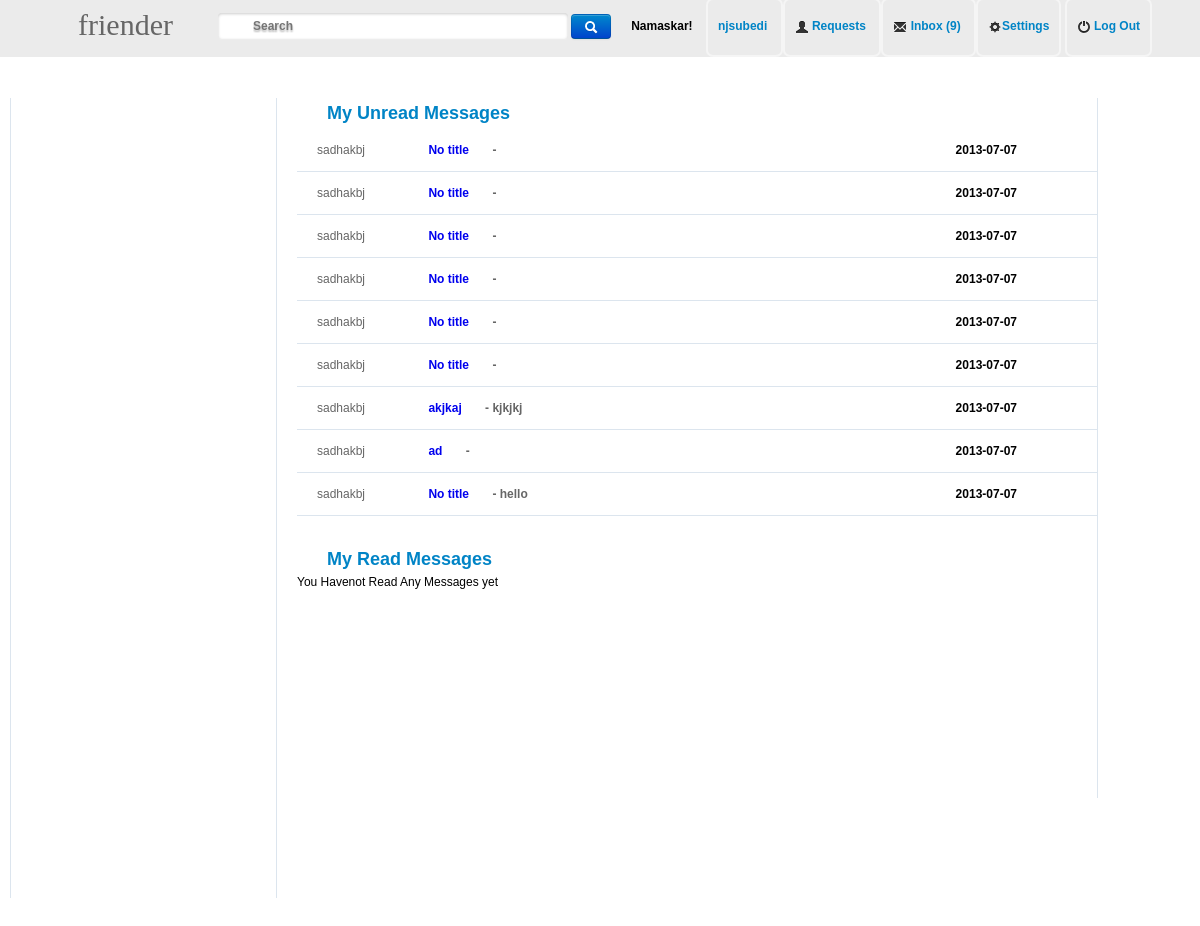
The page /my_messages.php (signed in) on the database its author committed.
### tables this page shows
CREATE TABLE IF NOT EXISTS `pvt_messages` (
  `id` int(11) NOT NULL AUTO_INCREMENT,
  `user_from` varchar(60) NOT NULL,
  `user_to` varchar(60) NOT NULL,
  `msg_title` varchar(60) NOT NULL,
  `msg_body` text NOT NULL,
  `date` date NOT NULL,
  `opened` varchar(50) NOT NULL,
  PRIMARY KEY (`id`)
);

### my_messages.php (the view, shortened to what this page needs)
<?php
include_once("inc/incfiles/header1.php");
?>
<div class="leftnav">
<div class="wrap">
<h2> &nbsp&nbsp &nbsp My Unread Messages </h2> </p>
<?php
$get_message = mysql_query("SELECT * FROM pvt_messages WHERE user_to='$user' AND opened='no' ");
$numrows = mysql_num_rows($get_message);
if($numrows!=0) {
while ($get = mysql_fetch_assoc($get_message)) {
		$id = $get['id'];
		$user_from = $get['user_from'];
		$msg_title = $get['msg_title'];
		$msg_body = $get['msg_body'];
		$date = $get['date'];
		if(strlen($msg_title) > 50 ){
		  $msg_body = substr($msg_body,0,50)."...";
		}
		else {
		$msg_title = $msg_title;
		}
		if(strlen($msg_body) > 60 ){
		  $msg_body = substr($msg_body,0,50)."...";
		echo " <span style='margin-left:40px;'>
		 <br><span float:left; style='margin-left:20px; padding-right: 10px; color:#666;'>  $user_from </span>
		 <a style='text-decoration:none; 'href='message_detail.php?id=$id'><span style='padding-left: 10px; margin-left: 40px;'> <b>  $msg_title </span>
		 <span style='margin-left: 20px; color:#666;'>- $msg_body </a> </span>
		<span style='float:right; margin-right: 80px;'> $date </span> <br> <br><hr></b>
		" ;
		}
		else {
		$msg_body = $msg_body;
		echo " <span style='margin-left:40px;'>
		 <br><span float:left; style='margin-left:20px; padding-right: 10px; color:#666;'>  $user_from </span>
		 <a style='text-decoration:none; 'href='message_detail.php?id=$id'><span style='padding-left: 10px; margin-left: 40px;'> <b>  $msg_title </span>
		 <span style='margin-left: 20px; color:#666;'>- $msg_body </a> </span>
		<span style='float:right; margin-right: 80px;'> $date </span> <br> <br><hr></b>
		" ;
		}
}
}
else {
echo "<hr> <br> <center> No New Messages For You !!! <br> <br> </center><hr>";
}
?>
<br> <br>
<h2> &nbsp&nbsp &nbsp My Read Messages </h2> </p>
<?php
$get_message = mysql_query("SELECT * FROM pvt_messages WHERE user_to='$user' AND opened='yes' ");
$numrows_read = mysql_num_rows($get_message);
if($numrows_read!=0) {
while ($get = mysql_fetch_assoc($get_message)) {
		$id = $get['id'];
		$user_from = $get['user_from'];
		$user_to = $get['user_to'];
		$msg_title = $get['msg_title'];
		$msg_body = $get['msg_body'];
		$date = $get['date'];
		$opened = $get['opened'];
		if(strlen($msg_title) > 50 ){
		  $msg_body = substr($msg_body,0,50)."...";
		}
		else {
		$msg_body = $msg_body;
		}
		if(strlen($msg_body) > 55 ){
		  $msg_body = substr($msg_body,0,55)."...";
		echo " <span style='margin-left:40px;'>
		 <br><span float:left; style='margin-left:20px; padding-right: 10px; color:#666;'>  $user_from </span>
		 <a style='text-decoration:none; 'href='message_detail.php?id=$id'><span style='margin-left: 40px;'> <b>  $msg_title </span>
		 <span style='margin-left: 20px; color:#666;'>- $msg_body </a> </span>
		<span style='float:right; margin-right: 80px;'> $date </span> <br> <br><hr></b>
		" ;
		}
		else {
		$msg_body = $msg_body;
		echo " <span style='margin-left:40px;'>
		 <br><span float:left; style='margin-left:20px; padding-right: 10px; color:#666;'>  $user_from </span>
		 <a style='text-decoration:none; 'href='message_detail.php?id=$id'><span style='margin-left: 40px;'> <b>  $msg_title </span>
		 <span style='margin-left: 20px; color:#666;'>- $msg_body </a> </span>
		<span style='float:right; margin-right: 80px;'> $date </span> <br> <br><hr></b>
		" ;
		}
}
}
else {
echo "You Havenot Read Any Messages yet";
}
?>

### css/main.css (style rules this page uses)
* { margin: 0px; padding: 0px; font-family: arial; font-size: 12px; }
.wrap { min-height: 700px; width: 800px; border-right: 1px solid #DCE5EE; border-left: 1px solid #DCE5EE; margin-left: 250px; padding-left: 20px; }
a { text-decoration: none; }
.leftnav { float: left; height: 100%; padding-left: 15px; margin-left: 10px; width: 250px; border-right: 1px solid #DCE5EE; border-left: 1px solid #DCE5EE; }
h2 { font-family: Arial; font-size: 18px; padding: 5px; color: #0084c6; }
hr { background-color: #DCE5EE; height: 1px; border: 0px; }

### rows shown on the page
pvt_messages: user_from "sadhakbj", msg_title "No title", date "2013-07-07"
pvt_messages: user_from "sadhakbj", msg_title "No title", date "2013-07-07"
pvt_messages: user_from "sadhakbj", msg_title "No title", date "2013-07-07"
pvt_messages: user_from "sadhakbj", msg_title "No title", date "2013-07-07"
pvt_messages: user_from "sadhakbj", msg_title "No title", date "2013-07-07"
pvt_messages: user_from "sadhakbj", msg_title "No title", date "2013-07-07"
pvt_messages: user_from "sadhakbj", msg_title "akjkaj", msg_body "kjkjkj", date "2013-07-07"
pvt_messages: user_from "sadhakbj", msg_title "ad", date "2013-07-07"
pvt_messages: user_from "sadhakbj", msg_title "No title", msg_body "hello", date "2013-07-07"

### other values the page prints
$user "njsubedi"
$num "9"
